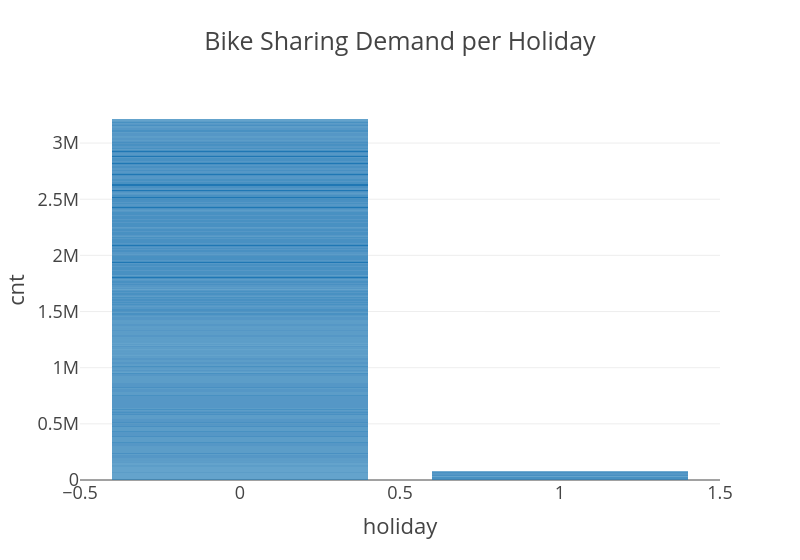

Notebook code for this chart:
### Code cell
# Cnt per holiday
fig = px.bar(df, x='holiday', y='cnt', title='Bike Sharing Demand per Holiday', width=800)
fig.show()

### Figure 1 — Plotly figure (JSON) as saved in the notebook; plotly's stock layout.template omitted (floating-point values rounded to 4 significant figures; data arrays with more than 128 entries replaced by an {"elided": "..."} marker saying what was removed)
{"data": [{"alignmentgroup": "True", "hovertemplate": "holiday=%{x}<br>cnt=%{y}<extra></extra>", "legendgroup": "", "marker": {"color": "#1F77B4", "pattern": {"shape": ""}}, "name": "", "offsetgroup": "", "orientation": "v", "showlegend": false, "textposition": "auto", "type": "bar", "x": {"elided": "731 int values"}, "xaxis": "x", "y": {"elided": "731 int values"}, "yaxis": "y"}], "layout": {"barmode": "relative", "legend": {"tracegroupgap": 0}, "title": {"text": "Bike Sharing Demand per Holiday"}, "width": 800, "xaxis": {"anchor": "y", "domain": [0, 1], "title": {"text": "holiday"}}, "yaxis": {"anchor": "x", "domain": [0, 1], "title": {"text": "cnt"}}}}
